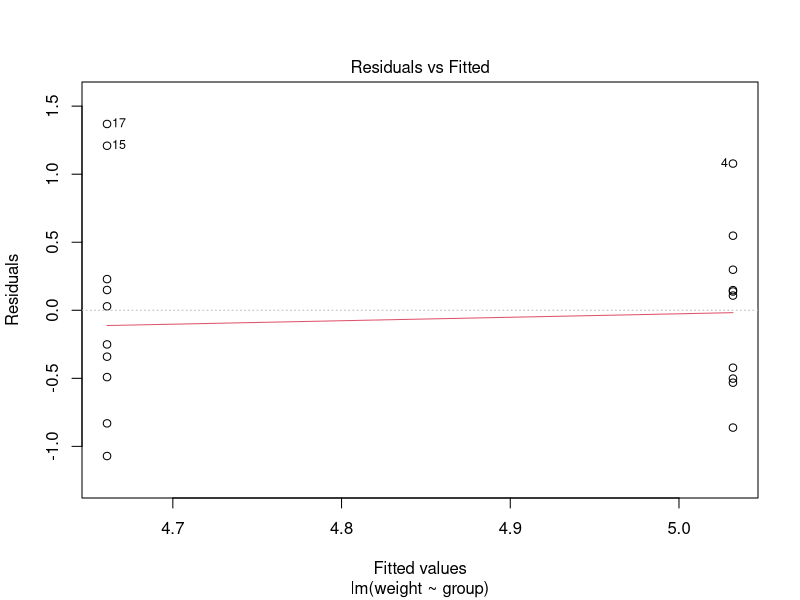
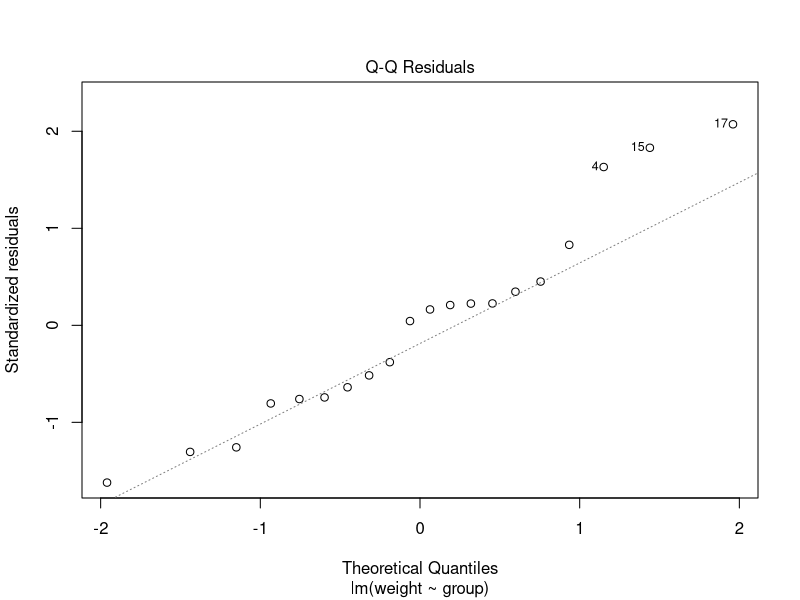
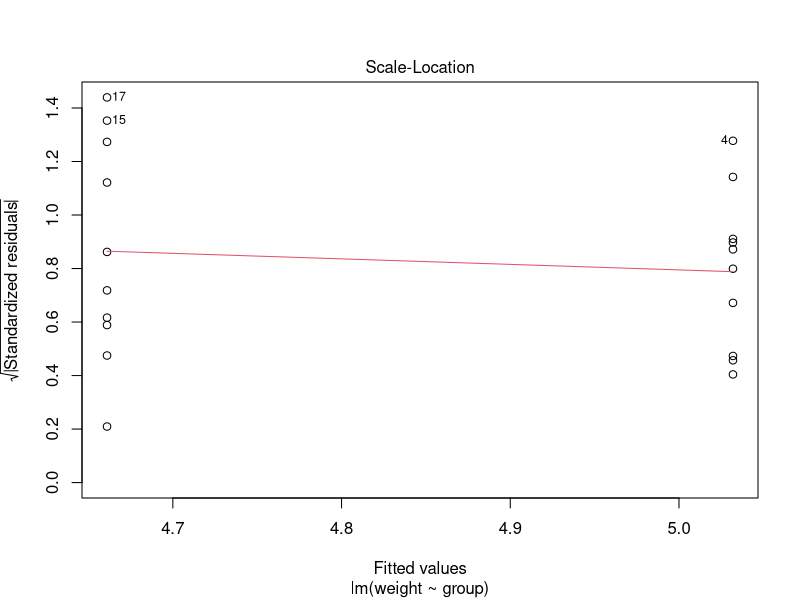
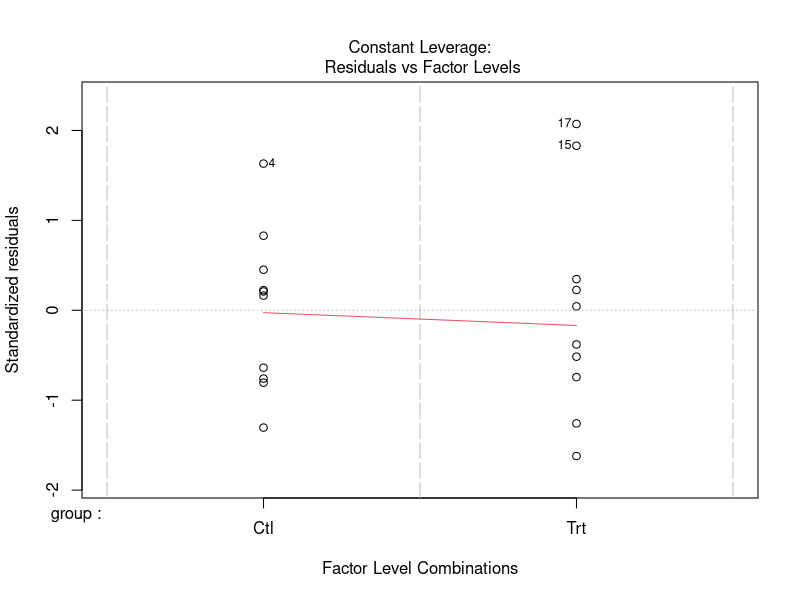

These figures' R source, in order:
## ---- chunk 1
2+2
## ---- chunk 2
library(magrittr)
## ---- chunk 3
ctl <- c(4.17,5.58,5.18,6.11,4.50,4.61,5.17,4.53,5.33,5.14)
trt <- c(4.81,4.17,4.41,3.59,5.87,3.83,6.03,4.89,4.32,4.69)
group <- gl(2, 10, 20, labels = c("Ctl","Trt"))
weight <- c(ctl, trt)
lm(weight ~ group) %T>%
  plot() %T>%
  anova()
